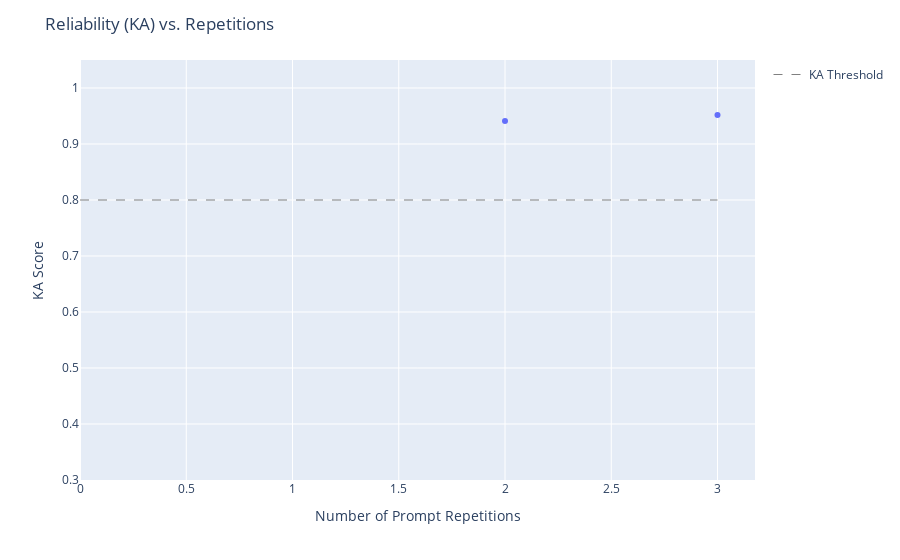

Notebook code for this chart:
### Code cell
KA,df, ka_scores, iterrations_no = tt.baseline_stochasticity(prompt,prompt_postfix,iterations=3)

### Figure 1 — Plotly figure (JSON) as saved in the notebook; plotly's stock layout.template omitted (floating-point values rounded to 4 significant figures)
{"data": [{"hovertemplate": "Repetitions=%{x}<br>KA Score=%{y}<extra></extra>", "legendgroup": "", "marker": {"color": "#636efa", "symbol": "circle"}, "mode": "markers", "name": "", "orientation": "v", "showlegend": false, "type": "scatter", "x": [2, 3], "xaxis": "x", "y": [0.9412, 0.9519], "yaxis": "y"}, {"line": {"color": "black", "dash": "dash", "width": 0.5}, "mode": "lines", "name": "KA Threshold", "type": "scatter", "x": [0, 3], "y": [0.8, 0.8]}], "layout": {"hovermode": "closest", "legend": {"tracegroupgap": 0}, "margin": {"t": 60}, "title": {"text": "Reliability (KA) vs. Repetitions"}, "xaxis": {"anchor": "y", "domain": [0, 1], "title": {"text": "Number of Prompt Repetitions"}}, "yaxis": {"anchor": "x", "domain": [0, 1], "range": [0.3, 1.05], "title": {"text": "KA Score"}}}}
